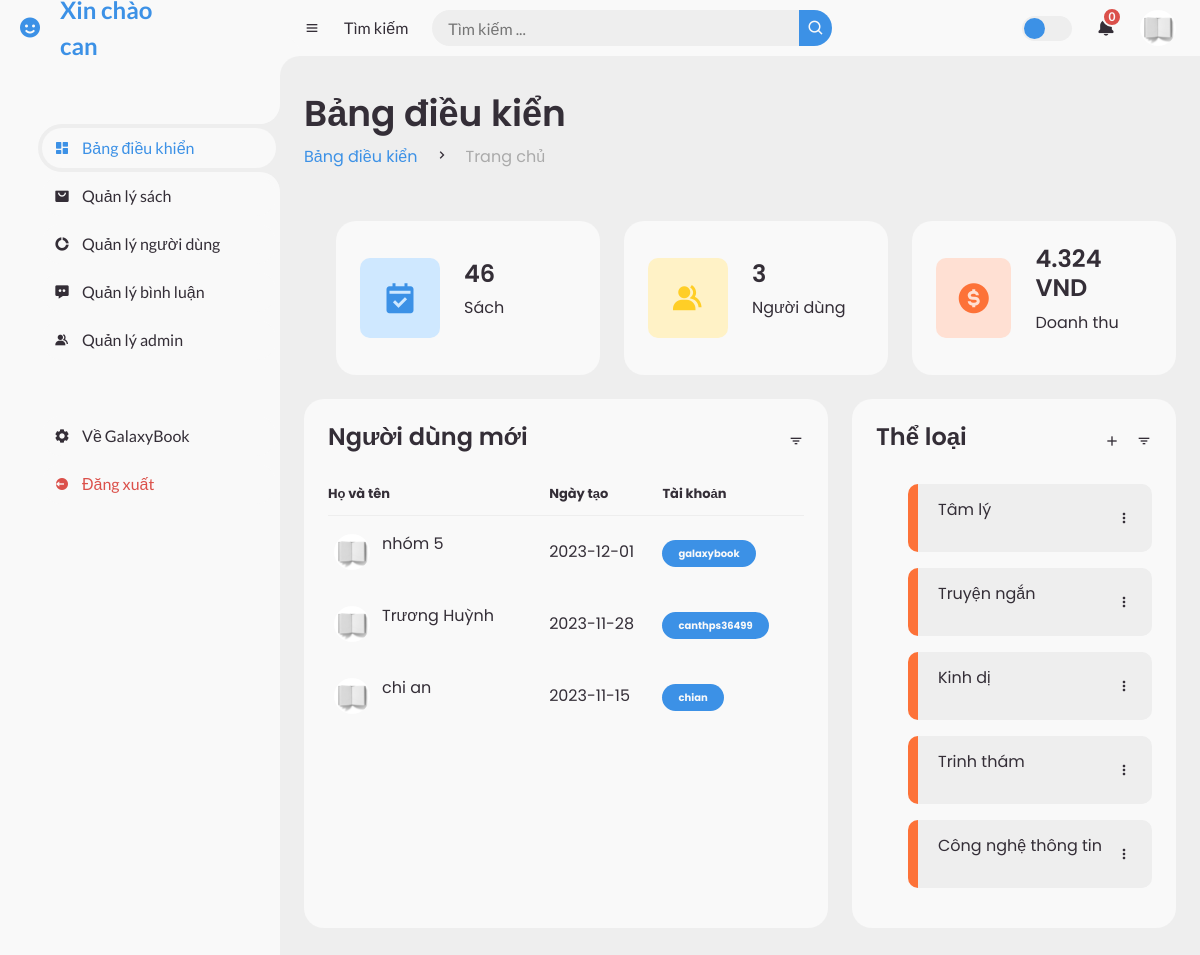
Page /index.php?pg=ad&active=home (signed in) on the earlier database version.
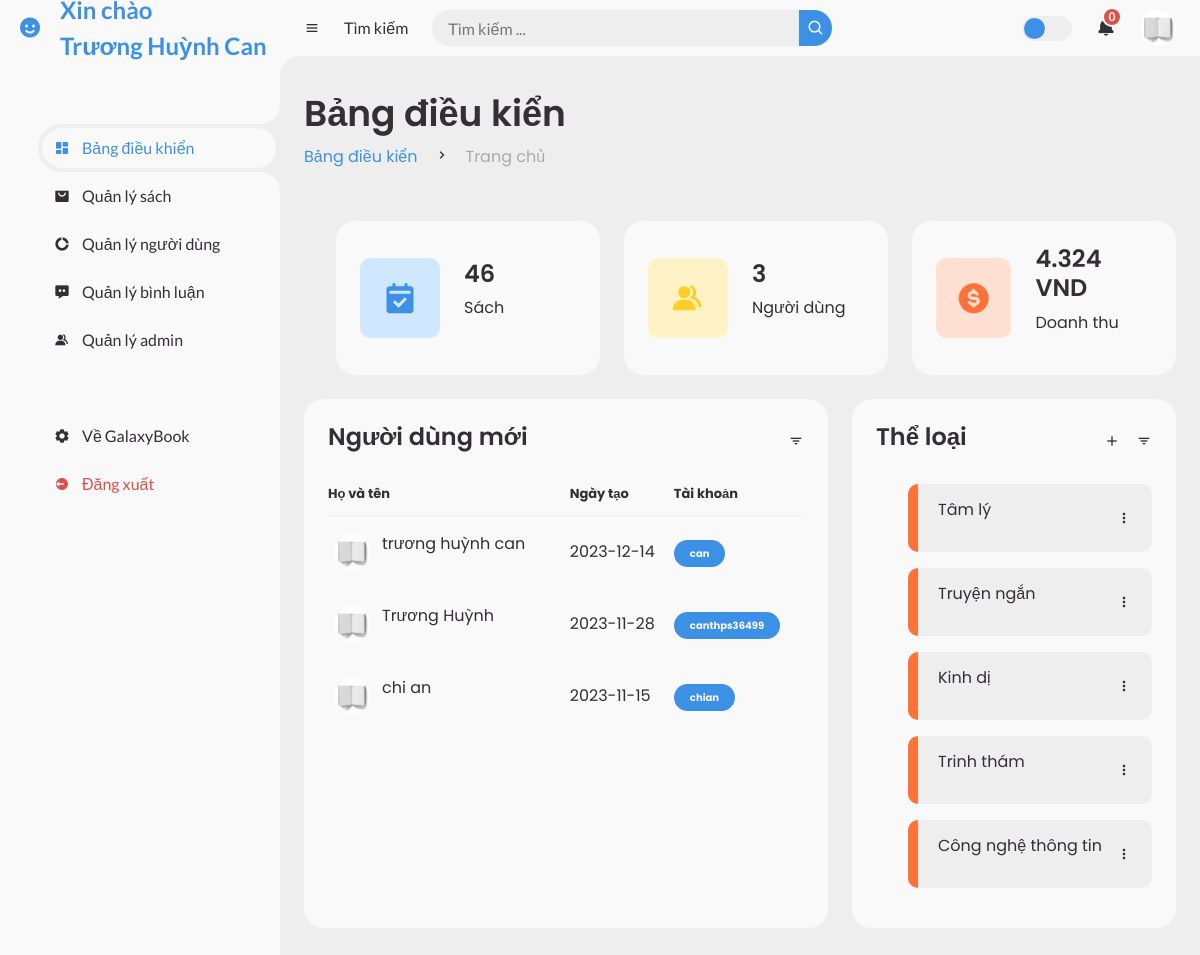
Same page on the later database version.
### tables this page shows
CREATE TABLE `nguoidung` (
  `Id` int(5) NOT NULL,
  `HoVaTen` varchar(100) NOT NULL,
  `Avatar` varchar(255) DEFAULT 'avatar1.jpg',
  `DiaChi` varchar(255) NOT NULL,
  `Email` varchar(255) NOT NULL,
  `SDT` varchar(10) NOT NULL,
  `TaiKhoan` varchar(255) NOT NULL,
  `MatKhau` varchar(32) NOT NULL COMMENT 'dùng hàm md5 mã hóa',
  `NgayTao` date NOT NULL,
  `VaiTro` int(1) DEFAULT 0 COMMENT '0 site, 1 admin'
);

CREATE TABLE `theloai` (
  `Id` int(5) NOT NULL,
  `TenTheLoai` varchar(255) NOT NULL
);

### admin/view/index.php (called while the page is built, shortened)
<?php
include('admin/model/m_book.php');
include('admin/model/m_user.php');
include('admin/model/m_bill.php');
include('admin/view/header.php');
include('admin/view/' . $active . '.php');
include('admin/view/footer.php');
?>

### admin/model/m_book.php (called while the page is built, shortened)
<?php
function getBookCount()
{
    $conn = pdo_get_connection();
    if ($conn) {
        try {
            $sql = "SELECT COUNT(*) as total FROM sach";
            $stmt = $conn->query($sql);
            $result = $stmt->fetch(PDO::FETCH_ASSOC);
            return $result['total'];
        } catch (PDOException $e) {
            echo "Lỗi truy vấn: " . $e->getMessage();
            return null;
        }
    } else {
        return null;
    }
}
?>

### admin/model/m_user.php (called while the page is built, shortened)
<?php
function getUserCount() {
    $conn = pdo_get_connection();
    if ($conn) {
        try {
            $sql = "SELECT COUNT(*) as total FROM nguoidung WHERE VaiTro=0";
            $stmt = $conn->query($sql);
            $result = $stmt->fetch(PDO::FETCH_ASSOC);
            return $result['total'];
        } catch (PDOException $e) {
            echo "Lỗi truy vấn: " . $e->getMessage();
            return null;
        }
    } else {
        return null;
    }
}
function getNewlyRegisteredUsers() {
    $conn = pdo_get_connection();
    if ($conn) {
        try {
            $sql = "SELECT * FROM nguoidung WHERE VaiTro=0 ORDER BY NgayTao DESC LIMIT 10";
            $stmt = $conn->query($sql);
            $result = $stmt->fetchAll(PDO::FETCH_ASSOC);
            return $result;
        } catch (PDOException $e) {
            echo "Lỗi truy vấn: " . $e->getMessage();
            return null;
        }
    } else {
        return null;
    }
}
?>

### admin/model/m_bill.php (called while the page is built, shortened)
<?php
function getTotalRevenue() {
    $conn = pdo_get_connection();
    if ($conn) {
        try {
            $sql = "SELECT SUM(hoadonchitiet.Gia * hoadonchitiet.SoLuong) as totalRevenue
                    FROM hoadonchitiet";
            $stmt = $conn->query($sql);
            $result = $stmt->fetch(PDO::FETCH_ASSOC);
            return $result['totalRevenue'];
        } catch (PDOException $e) {
            echo "Lỗi truy vấn: " . $e->getMessage();
            return null;
        }
    } else {
        return null;
    }
}
?>

### model/pdo.php (called while the page is built, shortened)
<?php
function pdo_get_connection() {
    $host = "localhost";
    $dbname = "galaxybook";
    $username = 'root';
    $password = '';
    $dburl = "mysql:host=".$host.";dbname=".$dbname.";charset=utf8";
    try {
        $conn = new PDO($dburl, $username, $password);
        $conn->setAttribute(PDO::ATTR_ERRMODE, PDO::ERRMODE_EXCEPTION);
        return $conn;
    } catch (PDOException $e) {
        echo "Lỗi kết nối: " . $e->getMessage();
        return null;
    }
}
function pdo_query($sql, $params = array()) {
    try {
        $conn = pdo_get_connection();
        $stmt = $conn->prepare($sql);
        $stmt->execute($params);
        $rows = $stmt->fetchAll();
        return $rows;
    } catch (PDOException $e) {
        throw $e;
    } finally {
        unset($conn);
    }
}

### model/m_book.php (called while the page is built, shortened)
<?php
include_once("pdo.php");
function catelogry_get()
{
   $sql = "SELECT * FROM theloai ORDER BY Id DESC";
   return pdo_query($sql);
}
?>

### admin/view/dashboard.php (the view, shortened to what the changed rows need)
<?php
$userCount = getUserCount();
$bookCount = getBookCount();
$totalRevenue = getTotalRevenue();
$listUser = getNewlyRegisteredUsers();
?>
<main>
    <div class="head-title">
        <div class="left">
            <h1>Bảng điều kiển</h1>
            <ul class="breadcrumb">
                <li>
                    <a href="index.php?pg=ad&active=home" class="active">Bảng điều kiển</a>
                </li>
                <li><i class='bx bx-chevron-right'></i></li>
                <li>
                    <a class="" href="index.php?pg=ad&active=home">Trang chủ</a>
                </li>
            </ul>
        </div>
    </div>
    <ul class="box-info">
        <li>
            <i class='bx bxs-calendar-check'></i>
            <span class="text">
                <h3><?=$bookCount?></h3>
                <p>Sách</p>
            </span>
        </li>
        <li>
            <i class='bx bxs-group'></i>
            <span class="text">
                <h3><?=$userCount?></h3>
                <p>Người dùng</p>
            </span>
        </li>
        <li>
            <i class='bx bxs-dollar-circle'></i>
            <span class="text">
                <h3><?=number_format($totalRevenue,0,',','.')?> VND</h3>
                <p>Doanh thu</p>
            </span>
        </li>
    </ul>
    <div class="table-data">
        <div class="order">
            <div class="head">
                <h3>Người dùng mới</h3>
                <i class='bx bx-filter'></i>
            </div>
            <table>
                <thead>
                    <tr>
                        <th>Họ và tên</th>
                        <th>Ngày tạo</th>
                        <th>Tài khoản</th>
                    </tr>
                </thead>
                <tbody>
                    <?php
                    foreach ($listUser as $user):
                        ?>
                        <tr>
                            <td>
                                <img src="upload/avatar/<?= $user['Avatar'] ?>">
                                <p>
                                    <?= $user['HoVaTen'] ?>
                                </p>
                            </td>
                            <td>
                                <?= $user['NgayTao'] ?>
                            </td>
                            <td><span class="status completed">
                                    <?= $user['TaiKhoan'] ?>
                                </span></td>
                        </tr>
                    <?php endforeach; ?>
                </tbody>
            </table>
        </div>
        <div class="todo">
            <div class="head">
                <h3>Thể loại</h3>
                <i class='bx bx-plus'></i>
                <i class='bx bx-filter'></i>
            </div>
            <ul class="todo-list">
                <?php
                $dstheloai = catelogry_get();
                foreach ($dstheloai as $theloai): ?>
                    <li class="not-completed">
                        <p><?= $theloai['TenTheLoai'] ?></p>
                        <i class='bx bx-dots-vertical-rounded'></i>
                    </li>
                <?php endforeach; ?>
            </ul>
        </div>
    </div>
</main>

### admin/view/header.php (shortened to what the changed rows need)
<!DOCTYPE html>
<html lang="en">
<head>
	<link href='https://unpkg.com/boxicons@2.0.9/css/boxicons.min.css' rel='stylesheet'>
	<link rel="stylesheet" href="layout/assets/bootstrap-5.3.2-dist/css/bootstrap.css">
	<link rel="stylesheet" href="admin/layout/assets/css/header_footer.css">
	<?php
	switch ($_GET['active']) {
		case 'home':
			$active = 'dashboard';
			break;
	}
	?>
	<link rel="stylesheet" href="admin/layout/assets/css/<?= $active ?>.css">
</head>
<body>
	<section id="sidebar">
		<a href="index.php?pg=ad&active=home" class="brand">
			<i class='bx bxs-smile'>
			</i>
			<span class="text">Xin chào<br>
				<?= $_SESSION['user']['HoVaTen'] ?>
			</span>
		</a>
		<ul class="side-menu top">
			<?php
			if ($_GET['active'] === 'home') {
				echo '<li class="active">';
			} else {
				echo '<li class="">';
			}
			?>
			<a href="index.php?pg=ad&active=home">
				<i class='bx bxs-dashboard'></i>
				<span class="text">Bảng điều khiển</span>
			</a>
			</li>
			<?php
			if ($_GET['active'] === 'book_management' || $_GET['active'] === 'book_update' || $_GET['active'] === 'book_genreUpdate' || $_GET['active'] === 'book_authorUpdate') {
				echo '<li class="active">';
			} else {
				echo '<li class="">';
			}
			?>
			<a href="index.php?pg=ad&active=book_management">
				<i class='bx bxs-shopping-bag-alt'></i>
				<span class="text">Quản lý sách</span>
			</a>
			</li>
			<?php
			if ($_GET['active'] === 'user_management' || $_GET['active'] === 'user_update') {
				echo '<li class="active">';
			} else {
				echo '<li class="">';
			}
			?>
			<a href="index.php?pg=ad&active=user_management">
				<i class='bx bxs-doughnut-chart'></i>
				<span class="text">Quản lý người dùng</span>
			</a>
			</li>
			<?php
			if ($_GET['active'] === 'comment_management') {
				echo '<li class="active">';
			} else {
				echo '<li class="">';
			}
			?>
			<a href="index.php?pg=ad&active=comment_management">
				<i class='bx bxs-message-dots'></i>
				<span class="text">Quản lý bình luận</span>
			</a>
			</li>
			<?php
			if ($_GET['active'] === 'admin_management' || $_GET['active'] === 'admin_update') {
				echo '<li class="active">';
			} else {
				echo '<li class="">';
			}
			?>
			<a href="index.php?pg=ad&active=admin_management">
				<i class='bx bxs-group'></i>
				<span class="text">Quản lý admin</span>
			</a>
			</li>
		</ul>
		<ul class="side-menu">
			<li>
				<a href="index.php?pg=home">
					<i class='bx bxs-cog'></i>
					<span class="text">Về GalaxyBook</span>
				</a>
			</li>
			<li>
				<a href="index.php?pg=logout" class="logout">
					<i class='bx bxs-log-out-circle'></i>
					<span class="text">Đăng xuất</span>
				</a>
			</li>
		</ul>
	</section>
	<section id="content">
		<nav>
			<i class='bx bx-menu'></i>
			<a href="#" class="nav-link">Tìm kiếm</a>
			<form action="#">
				<div class="form-input">
					<input type="search" placeholder="Tìm kiếm ...">
					<button type="submit" class="search-btn"><i class='bx bx-search'></i></button>
				</div>
			</form>
			<label for="switch-mode" class="switch-mode"></label>
			<a href="#" class="notification">
				<i class='bx bxs-bell'></i>
				<span class="num">0</span>
			</a>
			<a href="#" class="profile">
				<img src="upload/avatar/<?= $_SESSION['user']['Avatar'] ?>" alt="<?= $_SESSION['user']['HoVaTen'] ?>">
			</a>
		</nav>

Differences in the rows shown:
no longer on this page (row edited): nguoidung: Avatar (picture), HoVaTen "nhóm 5", NgayTao "2023-12-01", TaiKhoan "galaxybook"
added nguoidung: Avatar (picture), HoVaTen "trương huỳnh can", NgayTao "2023-12-14", TaiKhoan "can"
Other differences:
$_SESSION['user']['HoVaTen']: "can" → "Trương Huỳnh Can"
